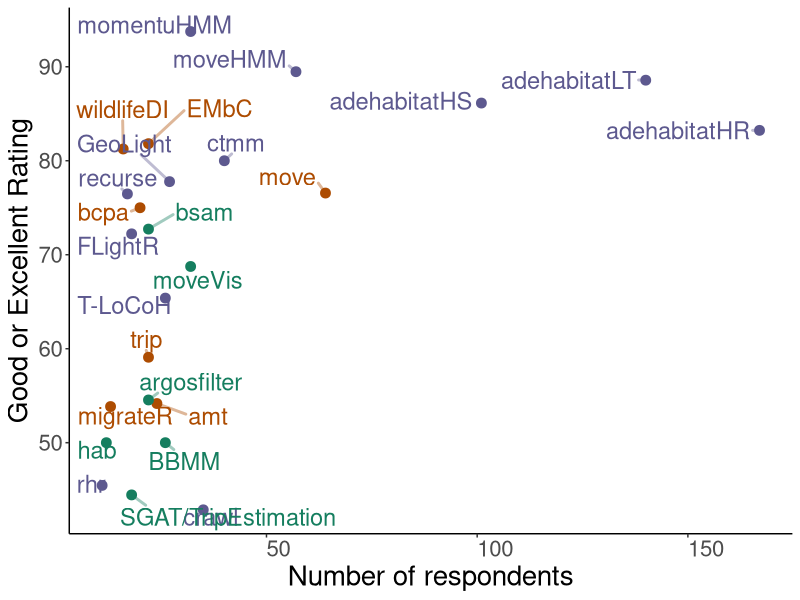
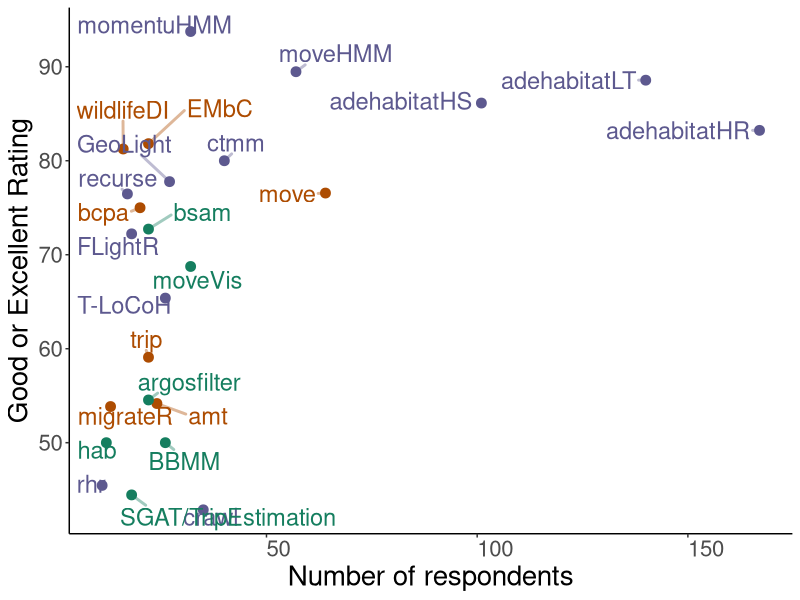

These figures' R source, in order:
library(tidyverse)
library(ggplot2)
library(ggrepel)
library(dplyr)
library(reshape)
library(RColorBrewer)

# loading the data from the survey and filter only surveys that were complete
data <- read.csv("Rpackages_survey_responses.csv",stringsAsFactors = FALSE) 
data_all <- data %>% 
  filter(completion == 100)

# standardizing names for packages
packages <- read_csv('packages_survey_names.csv')

# question 1
data_question_1 <- data_all[,grep("q1", colnames(data_all))]
colnames(data_question_1) <- t(packages)

# I'm dropping trajr that was added in the end and only got 1 response
data_question_1 <- data_question_1[,-grep("trajr",colnames(data_question_1))]
packages_new <- packages[-which(packages=="trajr"),]

# only considering completed surveys
Total <- sapply(1:dim(data_question_1)[1],function(x){
  sum(as.numeric(data_question_1[x,]!="Never"))
})
discard_rows <- which(Total == 0)
data_all <- data_all[-discard_rows,]

# question about documentation
data_question <- data_all[,grep("q2", colnames(data_all))]
colnames(data_question) <- t(packages)
# I'm dropping trajr that was added in the end and only got 1 response
data_question <- data_question[,-grep("trajr",colnames(data_question))]
packages_new <- packages[-which(packages=="trajr"),]

categories <- c("Not enough","Basic","Good","Excellent", "Don't remember")
use_counts <- t(sapply(1:ncol(data_question),function(x){
  data_line <- factor(data_question[,x],levels=categories)
  count_p_use <- as.numeric(table(data_line))
  return(count_p_use)
}))
use_counts<-data.frame(use_counts)
colnames(use_counts) <- categories
rownames(use_counts) <- t(packages_new)
total_package <- rowSums(use_counts)
use_counts$Package<-row.names(use_counts)
use_counts <- use_counts[total_package > 0,]

# Table with information of all packages from the survey
funciones <- read.csv("RmovementPackagesInformation.csv")
# only keeping columns that we will use
funciones <- funciones[,c("Package","Standard.manual","Vignettes","Papers")]

matrix_fun <- left_join(use_counts,funciones)

# not all of the packages from the survey are included in the review
packages_paper <- read.csv("packages_paper.csv")
matrix_fun <- inner_join(packages_paper,matrix_fun)

# clarifying documentation options
matrix_fun$documentation <- c("Manual")
matrix_fun$documentation[matrix_fun$Vignettes == "Yes" & matrix_fun$Papers == "No"] <- c("Manual+Vignette")
matrix_fun$documentation[matrix_fun$Vignettes == "Yes" & matrix_fun$Papers == "Yes"] <- c("Manual+Vignette+Paper")

matrix_fun$num_answers <- rowSums(matrix_fun[2:5])
matrix_fun$Good_Exc <- (rowSums(matrix_fun[4:5]))/matrix_fun$num_answers*100

# discarding the packages we did not get users from:
matrix_fun_2 <- matrix_fun[matrix_fun$num_answers > 0,] # missing: "feedR" "smam"            
matrix_fun_3 <- matrix_fun[matrix_fun$num_answers >= 10,] 
theme1<-function() {theme(text = element_text(size=20),axis.text.x = element_text(angle=0, hjust=0),legend.position = "none")}


### Rating vs Package Use
# Create a custom palette thats darker so its better for print quality
color.pallete<-brewer.pal(3,'Dark2')
COL2 <- col2rgb(color.pallete)
COL2 <- COL2/1.25  # you can use of course other values than 2. Higher values the darker the output.
color.pallete <- rgb(t(COL2), maxColorValue=255)

plot1<-ggplot(matrix_fun_3,aes(x=num_answers, y=Good_Exc, col=documentation)) + 
  geom_point(size=3) +
  geom_text_repel(label=matrix_fun_3$Package,segment.size=1,force=1,segment.alpha=.4,hjust=0,box.padding=0.4,min.segment.length=.25,size=6) + 
  xlab('Number of respondents') + ylab("Good or Excellent Rating")+ 
  theme_classic() + theme1()+ 
  scale_colour_manual(values=color.pallete)
plot1
ggsave('Rating_V_Use1.png',plot=plot1, width=14, height=8,units='in')
